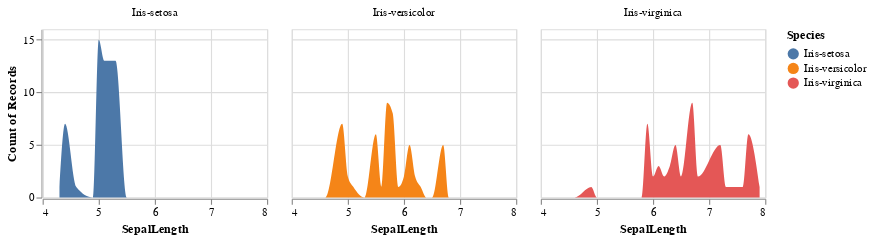

This figure's notebook cell:
### Code cell
alt.Chart(iris).mark_area(interpolate='monotone').encode(
    x='SepalLength:Q',
    y='count(SepalLength):Q',
    color='Species:N',
    facet=alt.Facet('Species:N', title=None)
).transform_lookup(
    lookup='PetalLength',
    from_=alt.LookupData(data=iris, key='PetalLength',
                         fields=['PetalLength', 'SepalLength'])
).transform_filter(
    alt.FieldRangePredicate(field='SepalLength', range=[0, 100])
).properties(width=200, height=150)

### Figure 1 — Vega-Lite specification as saved in the notebook (floating-point values rounded to 4 significant figures; data arrays with more than 128 entries replaced by an {"elided": "..."} marker saying what was removed)
{"config": {"view": {"continuousWidth": 400, "continuousHeight": 300}}, "data": {"name": "data-17573b73165b324fe49516a27bcc2ed5"}, "mark": {"type": "area", "interpolate": "monotone"}, "encoding": {"color": {"type": "nominal", "field": "Species"}, "facet": {"type": "nominal", "field": "Species", "title": null}, "x": {"type": "quantitative", "field": "SepalLength"}, "y": {"type": "quantitative", "aggregate": "count", "field": "SepalLength"}}, "height": 150, "transform": [{"lookup": "PetalLength", "from": {"data": {"name": "data-17573b73165b324fe49516a27bcc2ed5"}, "key": "PetalLength", "fields": ["PetalLength", "SepalLength"]}}, {"filter": {"field": "SepalLength", "range": [0, 100]}}], "width": 200, "$schema": "https://vega.github.io/schema/vega-lite/v4.8.1.json", "datasets": {"data-17573b73165b324fe49516a27bcc2ed5": {"elided": "150 records"}}}
